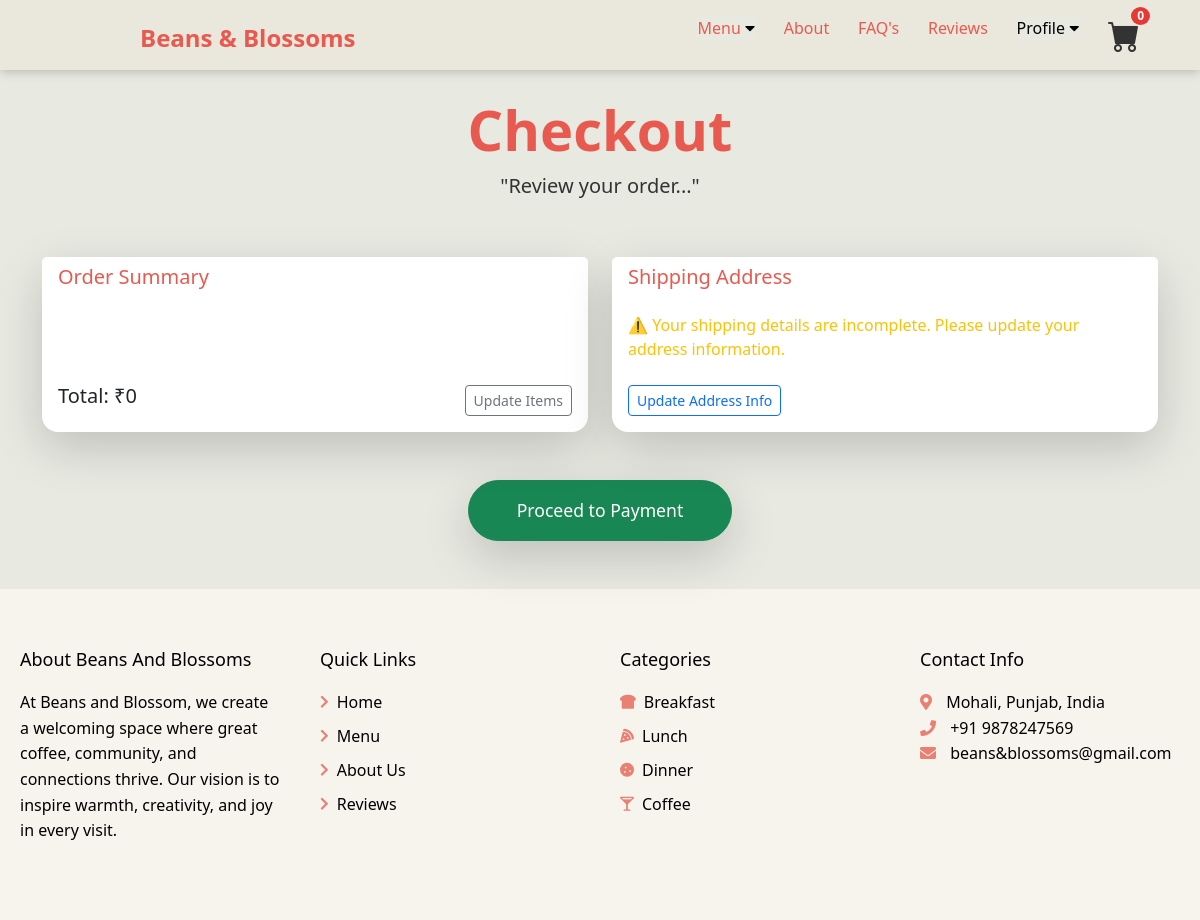
Before: /cart/checkout/ (signed in) with the older database file.
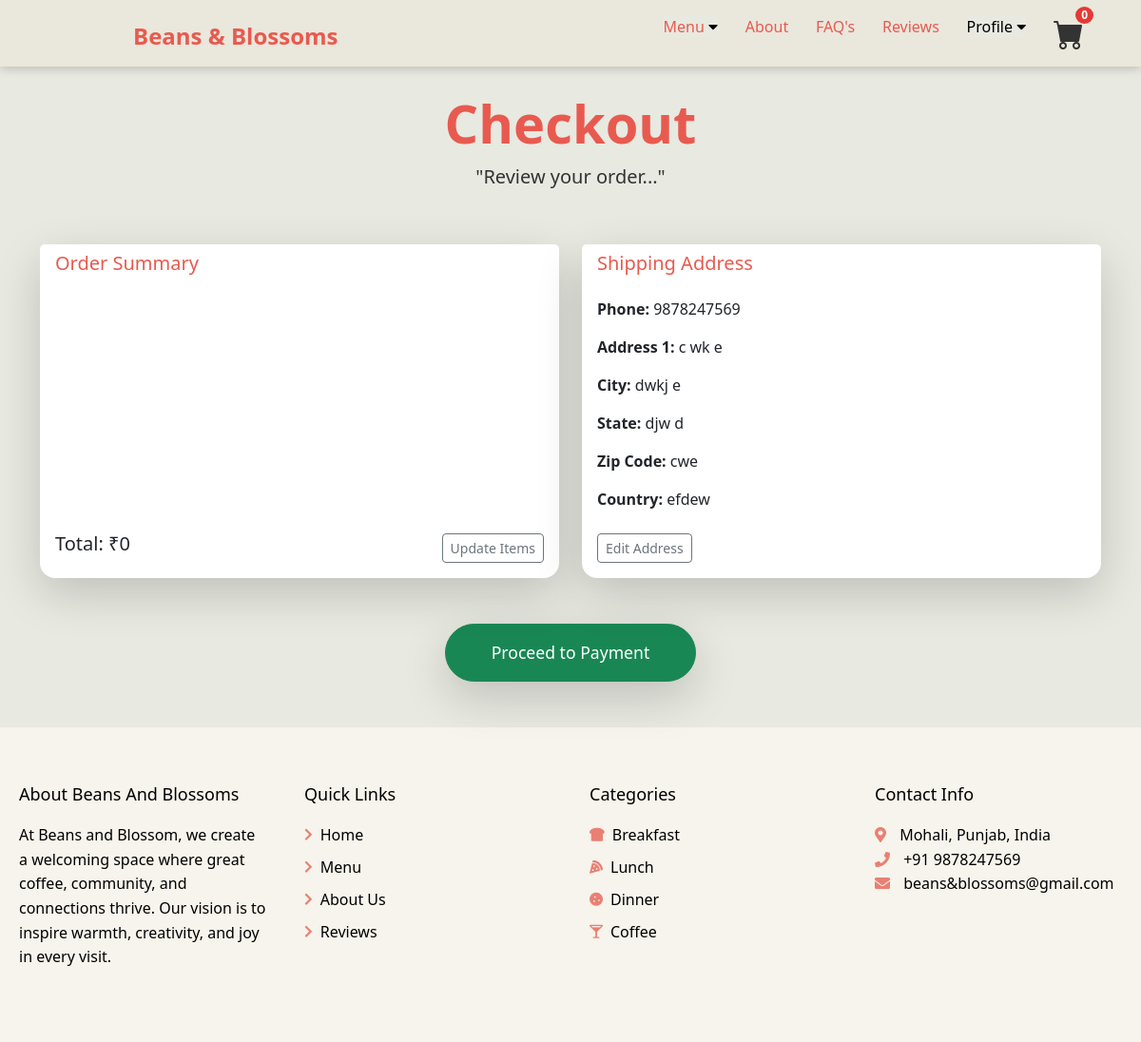
After: the same page with the newer database file.
### main/models.py (models this page shows, shortened)
class Profile(models.Model):
    user=models.OneToOneField(User, on_delete=models.CASCADE)
    date_modified = models.DateTimeField(User, auto_now=True)
    phone = models.CharField(max_length=20, blank=True)
    address1 = models.CharField(max_length=200, blank=True)
    address2 = models.CharField(max_length=200, blank=True)
    city = models.CharField(max_length=200, blank=True)
    state = models.CharField(max_length=200, blank=True)
    zipcode = models.CharField(max_length=200, blank=True)
    country = models.CharField(max_length=200, blank=True)
    old_cart = models.TextField(blank=True, null=True, default='{}')

### cart/views.py (the view)
# urls.py: path('checkout/', views.checkout, name = "checkout"),
def checkout(request):
    if not request.user.is_authenticated:
        messages.info(request, "You need to register or log in before proceeding to checkout.")
        return redirect('/?show_register_modal=true')  # Passing a query param to trigger the modal
    cart = Cart(request)
    cart_products = cart.get_prods
    quantities = cart.get_quants
    totals = cart.cart_total()
    profile = None
    if request.user.is_authenticated:
        try:
            profile = Profile.objects.get(user=request.user)
        except Profile.DoesNotExist:
            profile = None
    return render(request, "checkout.html", {
        "cart_products": cart_products,
        "quantities": quantities,
        "totals": totals,
        "profile": profile,  # Pass profile to template
    })

### cart/cart.py (called while the page is built, shortened)
    def cart_total(self):
        product_ids = self.cart.keys()
        products = Product.objects.filter(id__in = product_ids)
        quantities = self.cart
        total=0
        return total

    def get_prods(self):
        product_ids = self.cart.keys()
        products = Product.objects.filter(id__in=product_ids)
        return products

### cart/context_processors.py (called while the page is built)
def cart(request):
    return {'cart': Cart(request)}

### cart/templates/checkout.html (shortened to what this page needs)
{% extends 'base.html' %}
{% load static %}
{% block content %}
<header class="py-5">
    <div class="container px-4 px-lg-5 my-5">
        <div class="text-center">
            <h1 class="display-4 fw-bolder" style="color: #E85A4F;">Checkout</h1>
            <p class="lead fw-normal mb-0" style="color: #333;">"Review your order..."</p>
        </div>
    </div>
</header>
<div class="container mb-5" style="margin-top: -40px;">
    <div class="row d-flex align-items-stretch">
        <div class="col-md-6 mb-4 d-flex">
            <div class="card shadow-lg rounded-4 border-0 w-100 h-100">
                <div class="card-header bg-white border-bottom-0 rounded-top-4">
                    <h5 class="mb-0" style="color: #E85A4F;">Order Summary</h5>
                </div>
                <div class="card-body d-flex flex-column justify-content-between">
                    <div class="d-flex justify-content-between align-items-center mt-3">
                        <h5 class="text-end">Total: ₹{{ totals }}</h5>
                        <a href="{% url 'cart_summary' %}" class="btn btn-outline-secondary btn-sm">Update Items</a>
                    </div>
                </div>
            </div>
        </div>
        <div class="col-md-6 mb-4 d-flex">
            <div class="card shadow-lg rounded-4 border-0 w-100 h-100">
                <div class="card-header bg-white border-bottom-0 rounded-top-4">
                    <h5 class="mb-0" style="color: #E85A4F;">Shipping Address</h5>
                </div>
                <div class="card-body d-flex flex-column justify-content-between">
                    <div>
                        {% if profile.phone and profile.address1 and profile.city and profile.state and profile.zipcode and profile.country %}
                            <p><strong>Phone:</strong> {{ profile.phone }}</p>
                            <p><strong>Address 1:</strong> {{ profile.address1 }}</p>
                            <p><strong>City:</strong> {{ profile.city }}</p>
                            <p><strong>State:</strong> {{ profile.state }}</p>
                            <p><strong>Zip Code:</strong> {{ profile.zipcode }}</p>
                            <p><strong>Country:</strong> {{ profile.country }}</p>
                        {% else %}
                            <p class="text-warning">⚠️ Your shipping details are incomplete. Please update your address information.</p>
                        {% endif %}
                    </div>
                    <div>
                        {% if profile.phone and profile.address1 %}
                            <a href="#" data-bs-toggle="modal" data-bs-target="#userInfoModal" class="btn btn-outline-secondary btn-sm mt-2">Edit Address</a>
                        {% else %}
                            <a href="#" data-bs-toggle="modal" data-bs-target="#userInfoModal" class="btn btn-outline-primary btn-sm mt-2">Update Address Info</a>
                        {% endif %}
                    </div>
                </div>
            </div>
        </div>
    </div>
    <div class="text-center mt-4">
        <a href="#" class="btn btn-success px-5 py-3 rounded-pill shadow-lg"
           style="font-size: 1.1rem; transition: transform 0.2s ease-in-out;">
            Proceed to Payment
        </a>
    </div>
</div>
{% endblock %}

Changed rows visible on the page:
now on this page (row edited): Profile: phone "9878247569", address1 "c wk e", city "dwkj e", state "djw d", zipcode "cwe", country "efdew"
changed Profile: phone empty → "9878247569" (drawn)
Other visible differences:
text no longer shown: "⚠️ Your shipping details are incomplete. Please update your address information. Update Address Info"
text now shown: "Phone: Address 1: City: State: Zip Code: Country: Edit Address"
